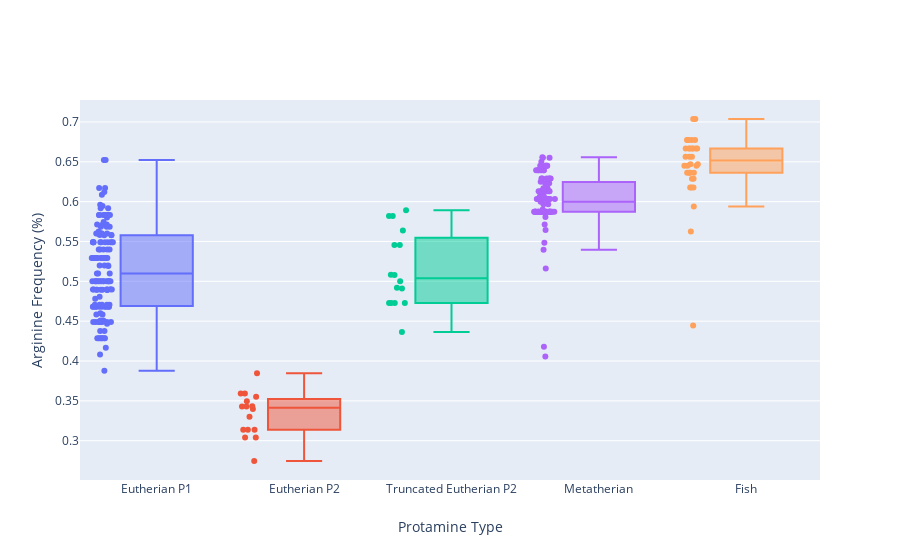

Source (notebook cell):
### Code cell
#
#   Arginine Residue Frequency
#
#   Box plots of the arginine frequency for each protmaine group. Eutherian P1, Eutherian P2, Truncated Eutherian
#   P2, Metatherian, and fish. Individual arginine frequencies are plotted next to the associated box plot.
#
#   Note: Plotly uses 1.5 IQR to determine lower (https://help.plot.ly/what-is-a-box-plot/)

ep1_R_freqs = [analysis.frequency(pro, 'R') for pro in ep1_align.protein_list]
ep2_R_freqs = [analysis.frequency(pro, 'R') for pro in ep2_align.protein_list]
ep2T_R_freqs = analysis.region_frequencies(ep2_align, ['R'], 48)
mp1_R_freqs = [analysis.frequency(pro, 'R') for pro in mp1_align.protein_list]
fish_R_freqs = [analysis.frequency(pro, 'R') for pro in fish_align.protein_list]

data = [
    go.Box(y=ep1_R_freqs, name='Eutherian P1', boxpoints='all'),
    go.Box(y=ep2_R_freqs, name='Eutherian P2', boxpoints='all'),
    go.Box(y=ep2T_R_freqs, name='Truncated Eutherian P2', boxpoints='all'),
    go.Box(y=mp1_R_freqs, name='Metatherian', boxpoints='all'),
    go.Box(y=fish_R_freqs, name='Fish', boxpoints='all'),
]
charge_freq_layout = go.Layout(xaxis=dict(title='Protamine Type'),
                               yaxis=dict(title='Arginine Frequency (%)'),
                               showlegend=False)
fig = go.Figure(data=data, layout=charge_freq_layout)
fig.show()

### Figure 1 — Plotly figure (JSON) as saved in the notebook; plotly's stock layout.template omitted (floating-point values rounded to 4 significant figures; data arrays with more than 128 entries replaced by an {"elided": "..."} marker saying what was removed)
{"data": [{"boxpoints": "all", "name": "Eutherian P1", "type": "box", "y": {"elided": "145 float values"}}, {"boxpoints": "all", "name": "Eutherian P2", "type": "box", "y": [0.3846, 0.3398, 0.3137, 0.3137, 0.3592, 0.3551, 0.3039, 0.3039, 0.2745, 0.3429, 0.3429, 0.3495, 0.33, 0.3137, 0.3592, 0.3431]}, {"boxpoints": "all", "name": "Truncated Eutherian P2", "type": "box", "y": [0.5893, 0.5455, 0.4727, 0.4727, 0.5818, 0.5079, 0.4727, 0.4727, 0.4364, 0.4918, 0.5082, 0.5636, 0.5, 0.4909, 0.5818, 0.5455]}, {"boxpoints": "all", "name": "Metatherian", "type": "box", "y": [0.6393, 0.6032, 0.6129, 0.5968, 0.629, 0.625, 0.6129, 0.6393, 0.6393, 0.6167, 0.5873, 0.6552, 0.5806, 0.629, 0.6129, 0.5873, 0.5873, 0.5902, 0.6393, 0.5873, 0.6032, 0.65, 0.5873, 0.5968, 0.5873, 0.5873, 0.5484, 0.5645, 0.6129, 0.629, 0.6129, 0.6452, 0.6, 0.6452, 0.623, 0.5873, 0.5873, 0.5873, 0.5873, 0.5873, 0.5873, 0.5873, 0.5873, 0.6032, 0.4058, 0.5873, 0.629, 0.5873, 0.6129, 0.5873, 0.5873, 0.5873, 0.629, 0.6066, 0.6032, 0.6452, 0.6452, 0.5873, 0.6032, 0.629, 0.6129, 0.5873, 0.6129, 0.6393, 0.6552, 0.6406, 0.4179, 0.6393, 0.6452, 0.5873, 0.5873, 0.5873, 0.6557, 0.6032, 0.6032, 0.5873, 0.5873, 0.6066, 0.5873, 0.5873, 0.6167, 0.5873, 0.5873, 0.5873, 0.5161, 0.5873, 0.5397, 0.6232, 0.6032, 0.6032, 0.6393, 0.5873, 0.5714, 0.5873, 0.5873]}, {"boxpoints": "all", "name": "Fish", "type": "box", "y": [0.6364, 0.6667, 0.6667, 0.6774, 0.6774, 0.5938, 0.6364, 0.6562, 0.6562, 0.6774, 0.6364, 0.6667, 0.6667, 0.6176, 0.6471, 0.6774, 0.6471, 0.6176, 0.5625, 0.6176, 0.6286, 0.6364, 0.6667, 0.6562, 0.6286, 0.4444, 0.7037, 0.7037, 0.6452, 0.6667, 0.6452, 0.6452, 0.6667, 0.6774]}], "layout": {"showlegend": false, "xaxis": {"title": {"text": "Protamine Type"}}, "yaxis": {"title": {"text": "Arginine Frequency (%)"}}}}
